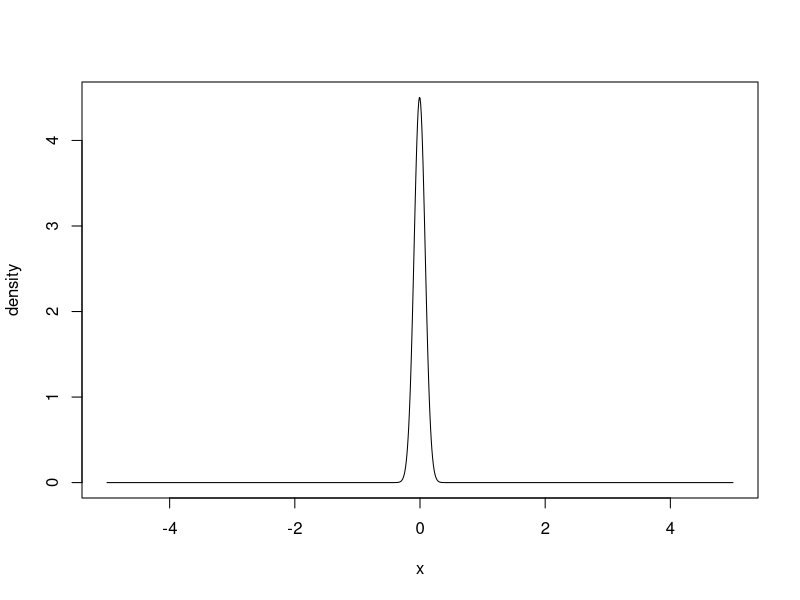
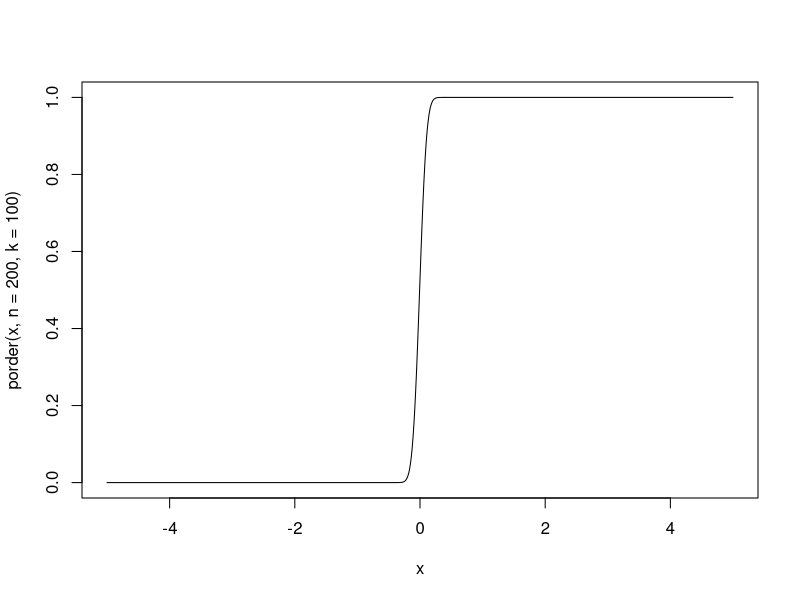
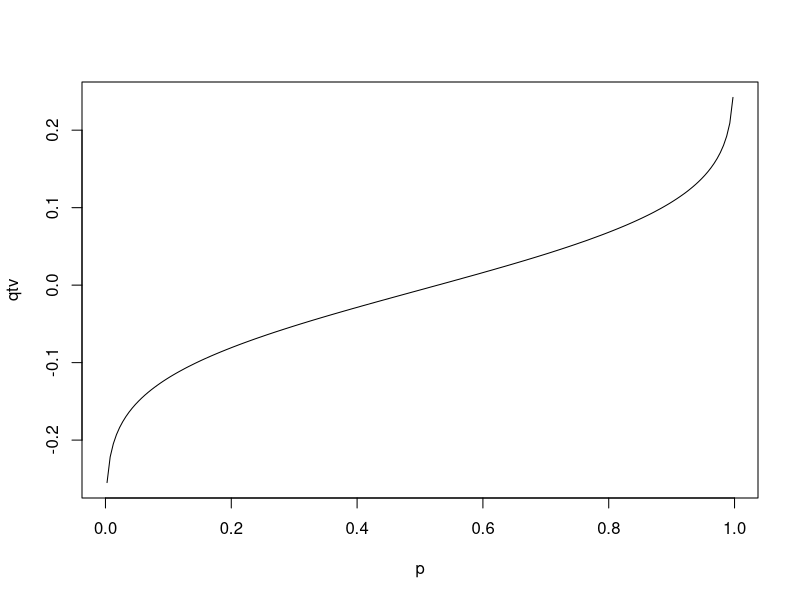
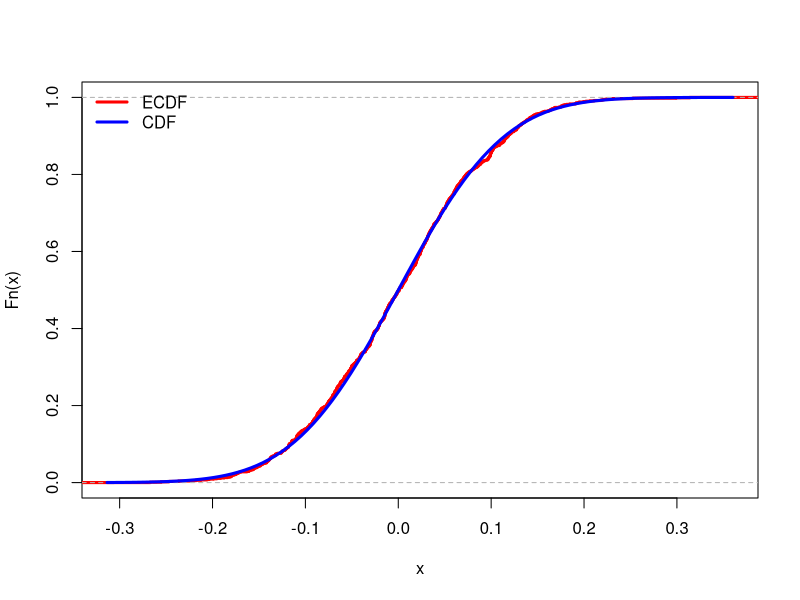
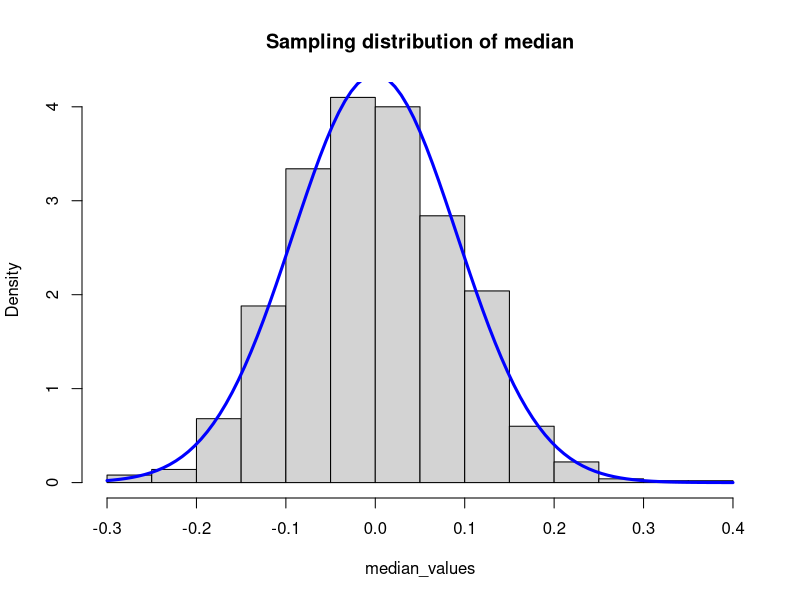
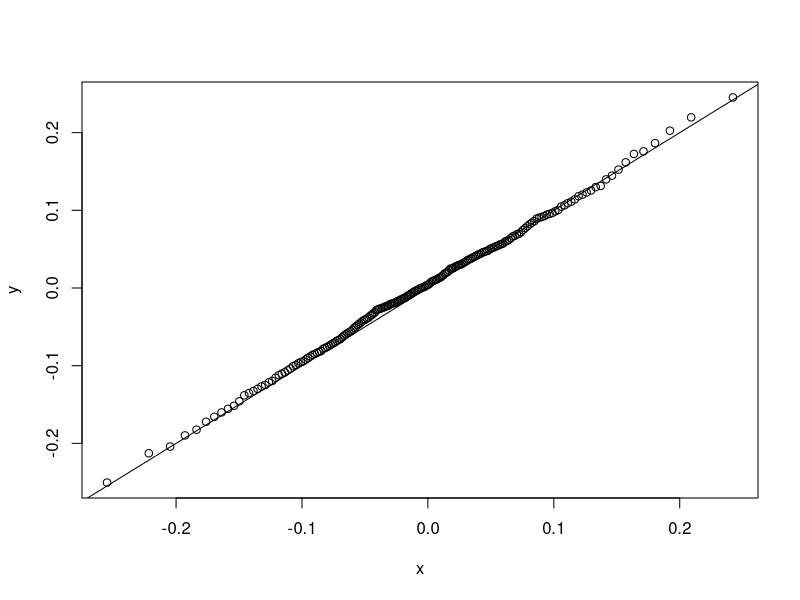
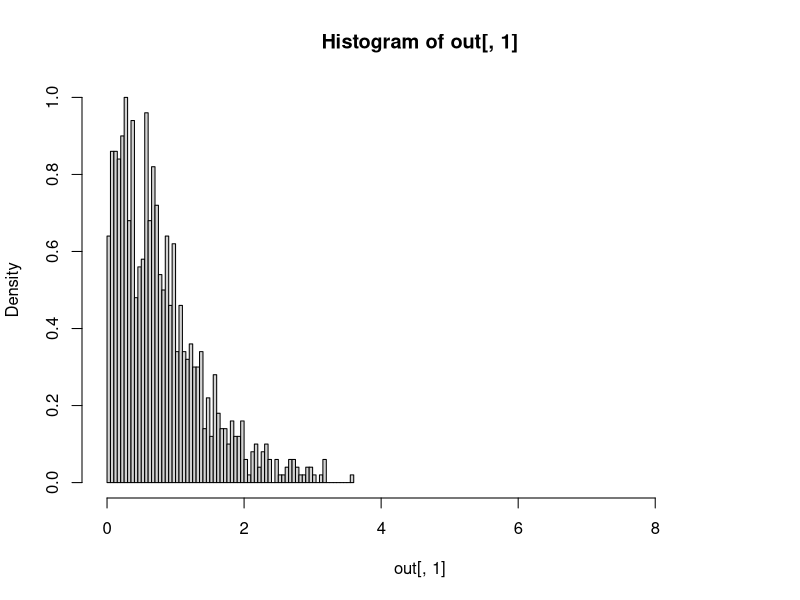
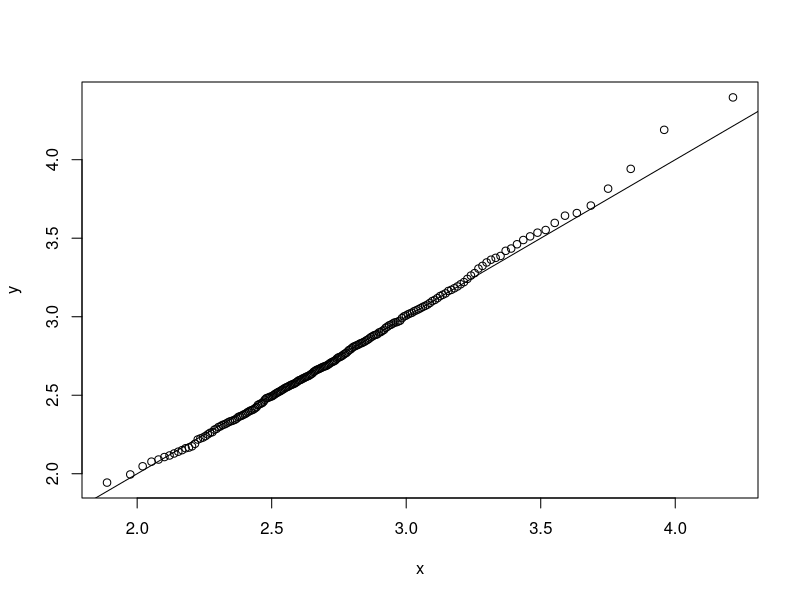

Generate these figures, in order, with R:
## ---- chunk 1
dorder= function(x,n,k){
  k*choose(n,k)*
    (pnorm(x))^(k-1)*
    (1-pnorm(x))^(n-k)*
    dnorm(x)
}
x=seq(-5,5,by=0.01)

density=dorder(x,n=200,k=100)
plot(x,density,type="l")

## ---- chunk 2
porder= function(x,n,k){
  pbinom(k-1,n,pnorm(x),lower.tail=FALSE)
  
  #for example
  #pbinom(5,2,.3)=dbinom(5,0,.3)+dbinom(5,1,.3)+dbinom(5,2,.3)
  #pbinom(5,2,.3,lower.tail=FALSE)=dbinom(5,3,.3)+dbinom(5,4,.3)+dbinom(5,5,.3)
}
x=seq(-5,5,by=0.01)
plot(x,porder(x,n=200,k=100),type ="l")


## ---- chunk 3
p=ppoints(200) #between 0 and 1

qorder=function(p,n,k){
  out=p
  for(i in seq_along(p)){
    #The function uniroot searches the interval from lower to upper for a root (i.e., zero) of the function f with respect to its first argument.
    out[i]=uniroot(function(x) {porder(x,n,k)-p[i]},c(-100,100))$root
    
  }
out    
}
qtv=qorder(p,n=200,k=100)
plot(p,qtv,type="l")

## ---- chunk 4
#first step: need to sample rnorm(200) and compute median
temp=rnorm(200)
med1=median(temp) #close to 0 
#second step: repeat this  1000 times
median_values=NA
for(i in 1:1000){
  temp=rnorm(200)
  median_values[i]=median(temp) 
}
# third step: you have 1000 median values, then use ecdf(), then plot(ecdf())
plot(ecdf(median_values),main="",lwd=3,col="red")
#curve(theoretical cdf from standard normal)
curve(pnorm(x,mean(median_values),sd(median_values)),add=TRUE,lwd=3,col="blue")
legend(
"topleft"
, c("ECDF","CDF") ,lwd=3
, col = c("red","blue") ,bty="n"
)


## ---- chunk 5
library(tidyverse)
#first step: need to sample rnorm(200) and compute median
temp=rnorm(200)
med1=median(temp) #close to 0 

#second step: repeat this  1000 times
for(i in 1:100){
  temp=rnorm(200)
  median_values[i]=median(temp)
}


# third step: you have 1000 median values
hist(median_values,main="Sampling distribution of median",freq=FALSE)
#curve(add theoretical pdf for median of standard normal)
curve(dnorm(x,mean(median_values),sd(median_values)),add=TRUE,lwd=3,col="blue")


## ---- chunk 6
medians=NA

for(k in 1:1000){
  temp=rnorm(200)
  medians[k]=median(temp) #get 1000 median values
}

p=ppoints(200)

x=qorder(p,n=200,k=100)  #use the function from Q3
y=quantile(medians,probs=p)

plot(x,y)
abline(c(0,1))  #reference line

## ---- chunk 7
library(magrittr)
fk <- function(x,k,n,dist="norm",...){
  F <- eval(parse(text="p" %|% dist))
  f <- eval(parse(text="d" %|% dist))
  k*
    choose(n,k)*
    (F(x, ...))^(k-1)*
    (1-F(x, ...))^(n-k)*
    f(x, ...)
}

out <- replicate(
  1000
  , {
    ft1 <- rweibull(3,shape=1.3,scale=2)
    c(ft1 %>% min, ft1 %>% max)
  }) %>%
  t

hist(out[,1],freq=FALSE,breaks=100, xlim=c(0,max(out)))
#curve(fk(x,mean(x),sd(x),dist="weibull",shape=1.3, scale=2),add=TRUE,lwd=5,col="red")
## ---- chunk 8
maxs=NA

for(k in 1:1000){
  temp=rnorm(200)
  maxs[k]=max(temp) #get 1000 median values
}

p=ppoints(200)

x=qorder(p,n=200,k=200)  #use the function from Q3 , change k =max=200
y=quantile(maxs,probs=p)

plot(x,y)
abline(c(0,1))  #reference line

## ---- chunk 9
dorder_n = function(x,n,k,dist="norm",...){
  pfn=get(paste0("p",dist)) #probability function, get(): make the pnorm as a function
  dfn=get(paste0("d",dist)) #density function, dnorm
  
  #order statistic -dorder, change pnorm to pfn, change dnorm to dfn
  k*choose(n,k)*
    (pfn(x,...))^(k-1)*
    (1-pfn(x,...))^(n-k)*
    dfn(x,...)
  
}

x=seq(-10,10,by=0.1)
density=dorder_n(x,n=200,k=100,dist="norm",mean=3, sd=2) 
plot(x,density) #get the density for median 
#when the density reach the peak, x should be close to 3, because normal distribution mean and median is about the same.


#the gamma distribution should have shape and scale parameters, either rate or scale(either one of these),so we need 2 parameters to define gamma distribution
porder_n = function(x,n,k,dist="gamma",...){
  pfn=get(paste0("p",dist)) #probability function, pgamma
  dfn=get(paste0("d",dist)) #density function, dgamma
   
  pbinom(k-1,n,pnorm(x),lower.tail=FALSE)
  
}

x=seq(0,10,by=0.01)
density=porder_n(x,n=200,k=100,dist="gamma",shape=3,scale=2)  #get density of order statistic 
plot(x,density)




p=ppoints(200) #between 0 and 1
porder_n = function(p,n,k,dist="gamma",...){
  pfn=get(paste0("p",dist)) #probability function, pgamma
  dfn=get(paste0("d",dist)) #density function, dgamma
  out=p
  for(i in seq_along(p)){
    #The function uniroot searches the interval from lower to upper for a root (i.e., zero) of the function f with respect to its first argument.
    out[i]=uniroot(function(x) {porder(x,n,k)-p[i]},c(-100,100))$root
    
  }
out    
}

x=seq(0,10,by=0.01)
qtv=qorder(p,n=200,k=100) #get density of order statistic 
plot(p,qtv,type="l")
## ---- chunk 10

#pdf
dorder= function(x,n,k){
  k*choose(n,k)*
    (pnorm(x))^(k-1)*
    (1-pnorm(x))^(n-k)*
    dnorm(x)
}
x=seq(-5,5,by=0.01)

#min
probability=dorder(x,n=200,k=1)
plot(x,probability,type="l",main="PDF for the sample min")
  


#cdf
porder= function(x,n,k){
  pbinom(k-1,n,pnorm(x),lower.tail=FALSE)
}

#min
x=seq(-5,5,by=0.01)
density=porder(x,n=200,k=1)
plot(x,density,type ="l",main="CDF for the sample min")


